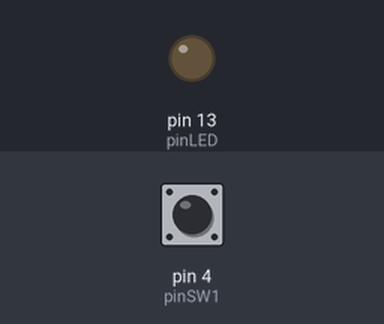
The sketch below on a simulated Arduino Uno, built with avr-gcc and run on an emulated ATmega328P. On the bench: output pins drawn as LEDs (lit = HIGH). The inputs (shaded band) are chosen by the test bench; at power-on: pin 4 (pinSW1) LOW. What the sketch prints to the serial monitor is not drawn.

Above: at 1.2 s.
1.3 s: pin 4 (pinSW1) pulled HIGH for 0.15 s
At 1.37 s:
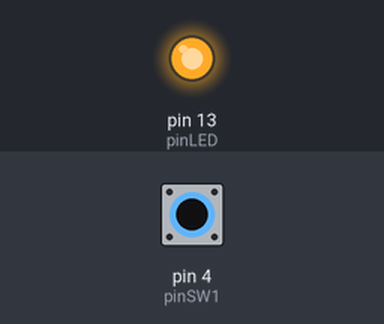
2.9 s: pin 4 (pinSW1) pulled HIGH for 3.2 s
At 6.5 s:
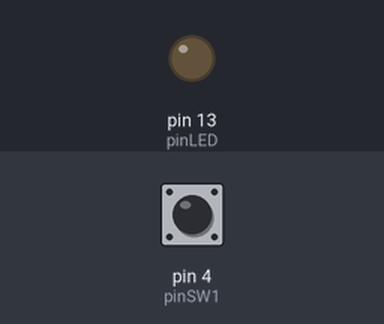
Timing chart, 0 to 8.0 s (numbered marks = the images above; inputs shaded):
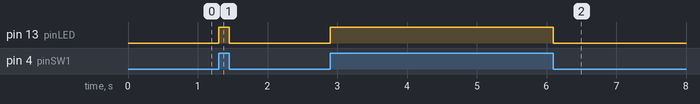

Measured:
- after the input at 1.3 s, pin 13 (pinLED): LOW → HIGH at once, → LOW 0.15 s later
- after the input at 2.9 s, pin 13 (pinLED): LOW → HIGH at once, → LOW 3.2 s later

The sketch:

led_by_sw.ino
```cpp
#define ON HIGH
#define OFF LOW

const int pinLED = 13;
const int pinSW1 = 4;

void setup() {
  pinMode(pinLED, OUTPUT);
  pinMode(pinSW1, INPUT);
  Serial.begin(9600);
  Serial.println("PROGRAM START");

}

void loop() {
int sw_in = digitalRead(pinSW1);
if(sw_in == ON)
digitalWrite(pinLED, HIGH);
else
digitalWrite(pinLED, LOW);


if(Serial.available()>0)
{
  char ch = Serial.read();
  if(ch == '1') digitalWrite(pinLED, HIGH);
  else if(ch == '0') digitalWrite(pinLED, LOW);
  else;
}


}
```
